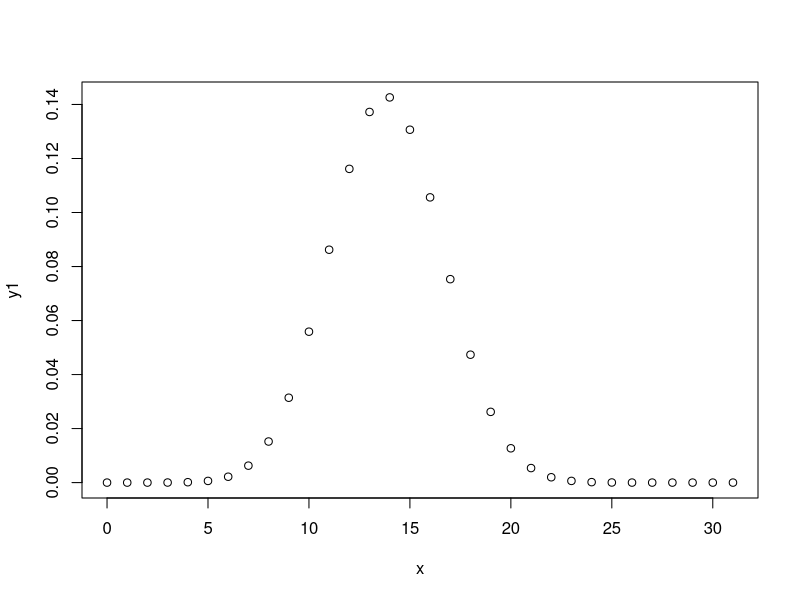
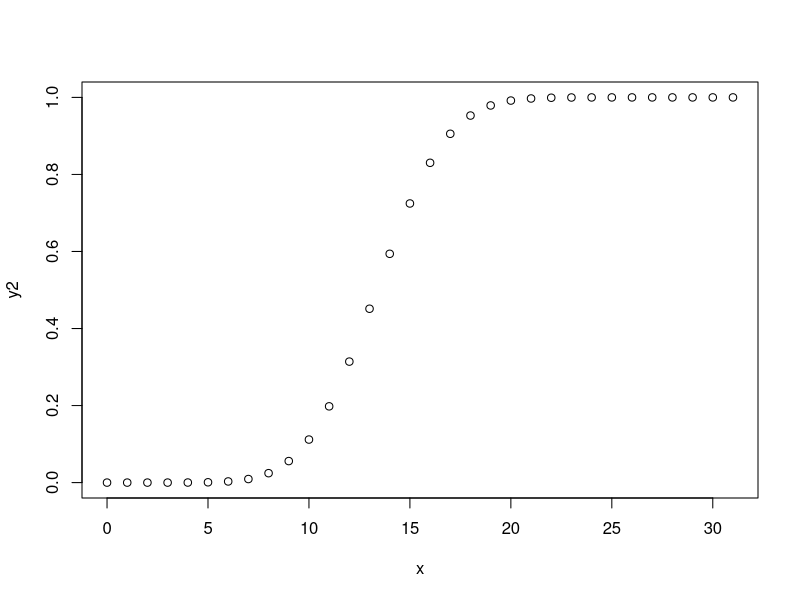

The R script that drew these images, in order:
#Q1
dbinom(7,12,1/6)+dbinom(8,12,1/6)+dbinom(9,12,1/6)
pbinom(9,12,1/6)-pbinom(6,12,1/6)
#Q2
pnorm(84,mean=72,sd=15.2,lower.tail=FALSE)
#Q3
dpois(0,5)
dpois(48,50)+dpois(49,50)+dpois(50,50)
ppois(50,50)-ppois(47,50)
#Q4
dhyper(3,17,250-17,5)
#Q5
x<-0:31
y1<-dbinom(x,31,0.447)
plot(x,y1)
y2<-pbinom(x,31,0.447)
plot(x,y2)
